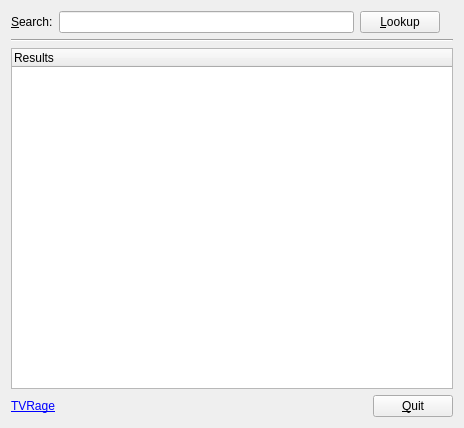
<ui version="4.0" >
 <class>TvRageSearch</class>
 <widget class="QWidget" name="TvRageSearch" >
  <property name="geometry" >
   <rect>
    <x>0</x>
    <y>0</y>
    <width>464</width>
    <height>428</height>
   </rect>
  </property>
  <property name="windowTitle" >
   <string>TVRage Search</string>
  </property>
  <layout class="QGridLayout" >
   <item row="0" column="0" >
    <layout class="QHBoxLayout" >
     <item>
      <widget class="QLabel" name="lblSearch" >
       <property name="text" >
        <string>&amp;Search:</string>
       </property>
       <property name="buddy" >
        <cstring>leSearch</cstring>
       </property>
      </widget>
     </item>
     <item>
      <widget class="QLineEdit" name="leSearch" />
     </item>
     <item>
      <widget class="QPushButton" name="btnLookup" >
       <property name="text" >
        <string>&amp;Lookup</string>
       </property>
      </widget>
     </item>
     <item>
      <widget class="QLabel" name="imgProgress" >
       <property name="sizePolicy" >
        <sizepolicy vsizetype="Fixed" hsizetype="Fixed" >
         <horstretch>0</horstretch>
         <verstretch>0</verstretch>
        </sizepolicy>
       </property>
       <property name="text" >
        <string/>
       </property>
       <property name="pixmap" >
        <pixmap resource="../pics/pics.qrc" >:/pics/idle.png</pixmap>
       </property>
      </widget>
     </item>
    </layout>
   </item>
   <item row="1" column="0" >
    <widget class="Line" name="line" >
     <property name="orientation" >
      <enum>Qt::Horizontal</enum>
     </property>
    </widget>
   </item>
   <item row="2" column="0" >
    <widget class="QTreeWidget" name="treeResults" >
     <column>
      <property name="text" >
       <string>Results</string>
      </property>
     </column>
    </widget>
   </item>
   <item row="3" column="0" >
    <layout class="QHBoxLayout" >
     <item>
      <widget class="QLabel" name="lblTVRage" >
       <property name="text" >
        <string>&lt;a href="http://www.tvrage.com/">TVRage&lt;/a></string>
       </property>
       <property name="textFormat" >
        <enum>Qt::RichText</enum>
       </property>
       <property name="openExternalLinks" >
        <bool>true</bool>
       </property>
      </widget>
     </item>
     <item>
      <spacer>
       <property name="orientation" >
        <enum>Qt::Horizontal</enum>
       </property>
       <property name="sizeHint" >
        <size>
         <width>40</width>
         <height>20</height>
        </size>
       </property>
      </spacer>
     </item>
     <item>
      <widget class="QPushButton" name="btnQuit" >
       <property name="text" >
        <string>&amp;Quit</string>
       </property>
      </widget>
     </item>
    </layout>
   </item>
  </layout>
 </widget>
 <resources>
  <include location="../pics/pics.qrc" />
 </resources>
 <connections/>
</ui>
